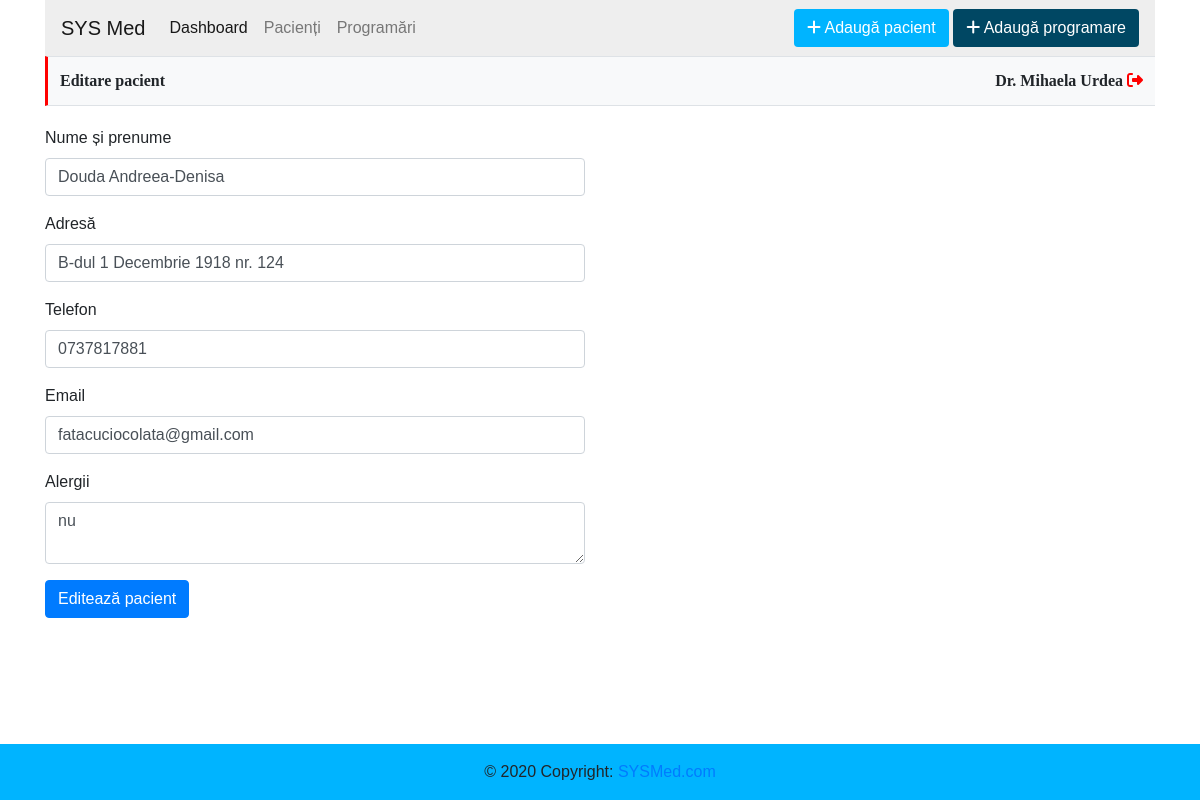
The page /editare_pacient.php?id=34 (signed in) on the database its author committed.
### tables this page shows
CREATE TABLE `doctori` (
  `id` int(11) NOT NULL,
  `user` varchar(255) NOT NULL,
  `parola` varchar(255) NOT NULL,
  `nume_prenume` varchar(255) NOT NULL,
  `email` varchar(255) NOT NULL
);

CREATE TABLE `pacienti` (
  `id` int(11) NOT NULL,
  `nume_prenume` varchar(255) NOT NULL,
  `adresa` varchar(255) NOT NULL,
  `telefon` varchar(15) NOT NULL,
  `email` varchar(255) NOT NULL,
  `alergii` varchar(255) DEFAULT NULL,
  `formular` varchar(255) DEFAULT NULL
);

### inc/functions.php (called while the page is built, shortened)
<?php
function get_user($user, $parola)
{
    global $link;
    $user = mysqli_real_escape_string($link, $user);
    $parola = mysqli_real_escape_string($link, $parola);
    $result = mysqli_query($link, "SELECT * FROM doctori WHERE user = '$user' AND parola = '$parola' LIMIT 1");
    return mysqli_fetch_assoc($result);
}
?>

### inc/init.php (called while the page is built, shortened)
<?php
$link = mysqli_connect("localhost", "root", "", "med_system");
include 'functions.php';
if (isset($_COOKIE['user']) && isset($_COOKIE['parola'])) {
    $udata = get_user($_COOKIE['user'], $_COOKIE['parola']);
}

### editare_pacient.php (the view, shortened to what this page needs)
<?php
include 'inc/init.php';
$meta = array(
    'title' => 'Editare pacient'
);
include 'inc/header.php';
if(isset($_GET['id'])){
    $id_pacient = $_GET['id'];
    $sql = "SELECT * FROM pacienti WHERE id = '$id_pacient'";
    $result = mysqli_query($link, $sql);
}
while($row = mysqli_fetch_assoc($result)):
?>
<div class="row">
    <div class="col-md-6 formular">
        <form method="POST" action="">
        <div class="form-group">
            <label for="nume_prenume">Nume și prenume</label>
            <input type="text" class="form-control" name="nume_prenume" value="<?= $row['nume_prenume'] ?>">
        </div>
        <div class="form-group">
            <label for="adresa">Adresă</label>
            <input type="text" class="form-control" name="adresa" value="<?= $row['adresa'] ?>">
        </div>
        <div class="form-group">
            <label for="telefon">Telefon</label>
            <input type="text" class="form-control" name="telefon" value="<?= $row['telefon'] ?>">
        </div>
        <div class="form-group">
            <label for="email">Email</label>
            <input type="email" class="form-control" name="email" value="<?= $row['email'] ?>">
        </div>
        <div class="form-group">
            <label for="alergii">Alergii</label>
            <textarea type="text" class="form-control" name="alergii"><?= $row['alergii'] ?></textarea>
        </div>
        <input type="submit" class="btn btn-primary" name="submit" value="Editează pacient"/>
        </form>
    </div>
</div>
<?php
endwhile;
include 'inc/footer.php';?>

### inc/header.php (shortened to what this page needs)
<?php
if(isset($udata['id'])){
    $id_doctor = $udata['id'];
    $result_doctor = mysqli_query($link, "SELECT id, nume_prenume FROM doctori WHERE id='$id_doctor'");
}   else{
    header("location: login.php");
}
?>
<!DOCTYPE html>
<html>
    <head>
        <link rel="stylesheet" href="https://stackpath.bootstrapcdn.com/bootstrap/4.4.1/css/bootstrap.min.css">
        <link rel="stylesheet" href="style.css">
    </head>
    <body>
        <div class="container">
            <div class="row">
                <div class="col-lg-12">
                    <nav class="navbar navbar-expand-lg navbar-light">
                    <a class="navbar-brand" href="index.php">SYS Med</a>
                    <div class="collapse navbar-collapse" id="navbarSupportedContent">
                        <ul class="navbar-nav mr-auto">
                        <li class="nav-item active">
                            <a class="nav-link" href="index.php">Dashboard <span class="sr-only">(current)</span></a>
                        </li>
                        <li class="nav-item">
                            <a class="nav-link" href="pacienti.php">Pacienți</a>
                        </li>
                        <li class="nav-item">
                            <a class="nav-link" href="programari.php">Programări</a>
                        </li>
                        </ul>
                        <div class="text-right">
                            <button type="button" class="btn add_patient"><i class="fas fa-plus"></i> <a href="adauga_pacient.php">Adaugă pacient</a></button>
                            <button type="button" class="btn add_apt"><i class="fas fa-plus"></i> <a href="adauga_programare.php">Adaugă programare</a></button>
                        </div>
                    </div>
                    </nav>
                </div>
            </div>
            <div class="row">
                <div class="col-lg-12">
                    <nav class="navbar bg-light head">
                        <span><?= $meta['title']?></span>
                        <div class="text-right">
                            <?php while($row = mysqli_fetch_assoc($result_doctor)): ?>
                                Dr. <?=$row['nume_prenume']?> <a title="Logout" href="?logout"><i class="fas fa-sign-out-alt"></i></a>
                            <?php endwhile;?>
                        </div>
                    </nav>
                </div>
            </div>

### style.css (style rules this page uses)
body { font-family: Verdana, Tahoma, sans-serif; }
i { color: #fff; }
.container { margin-bottom: 100px !important; }
.navbar { background:#eee; }
nav.head { border-left: 3px solid red; border-top: 1px solid rgb(222, 226, 230); border-bottom: 1.5px solid rgb(222, 226, 230); font-size: 16px; font-weight: bold; font-family: Verdana; padding: 0; padding: 12px; }
button.add_patient { background: #00B4FF; }
.add_patient a, .add_apt a { color: #fff; }
button.add_apt { background: #004763; }
i.fa-sign-out-alt { color: red; }
.formular { margin-top: 20px; }

### rows shown on the page
doctori: nume_prenume "Mihaela Urdea"
pacienti: nume_prenume "Douda Andreea-Denisa", adresa "B-dul 1 Decembrie 1918 nr. 124", telefon "0737817881", email "fatacuciocolata@gmail.com", alergii "nu"

### other values the page prints
$meta['title'] "Editare pacient"
